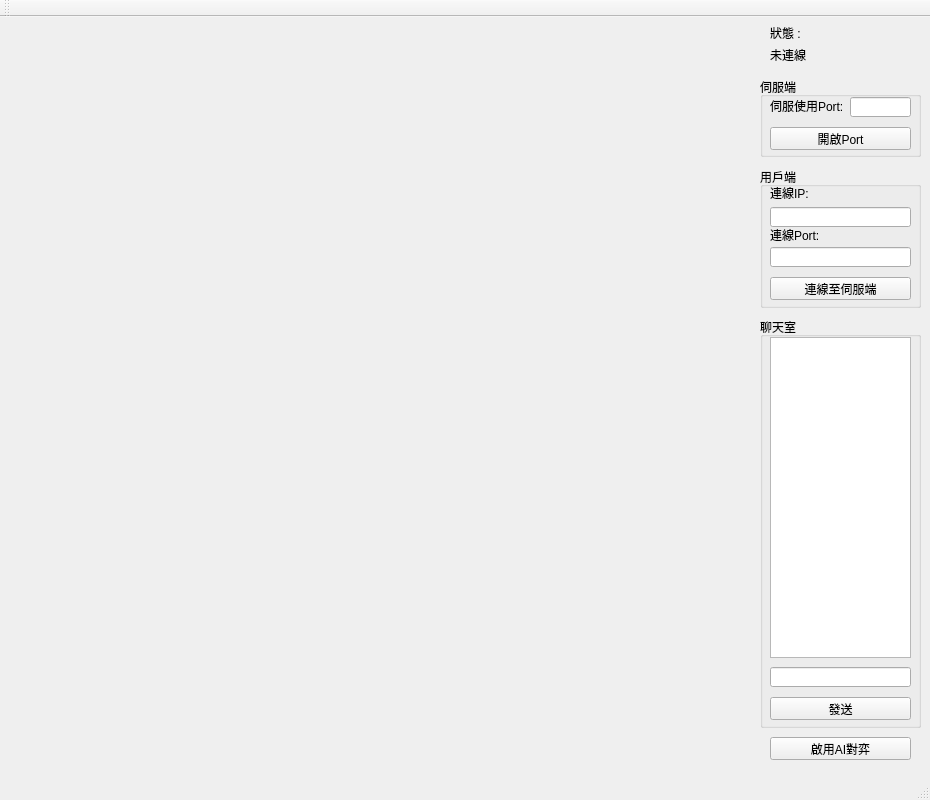
<?xml version="1.0" encoding="UTF-8"?>
<ui version="4.0">
 <class>MainWindow</class>
 <widget class="QMainWindow" name="MainWindow">
  <property name="geometry">
   <rect>
    <x>0</x>
    <y>0</y>
    <width>930</width>
    <height>800</height>
   </rect>
  </property>
  <property name="windowTitle">
   <string>MainWindow</string>
  </property>
  <widget class="QWidget" name="centralWidget">
   <widget class="Board" name="board" native="true">
    <property name="geometry">
     <rect>
      <x>20</x>
      <y>0</y>
      <width>741</width>
      <height>740</height>
     </rect>
    </property>
   </widget>
   <widget class="QLabel" name="label_4">
    <property name="geometry">
     <rect>
      <x>770</x>
      <y>10</y>
      <width>47</width>
      <height>12</height>
     </rect>
    </property>
    <property name="text">
     <string>狀態 : </string>
    </property>
   </widget>
   <widget class="QLabel" name="label_5">
    <property name="geometry">
     <rect>
      <x>770</x>
      <y>30</y>
      <width>141</width>
      <height>16</height>
     </rect>
    </property>
    <property name="text">
     <string>未連線</string>
    </property>
   </widget>
   <widget class="QGroupBox" name="groupBox">
    <property name="geometry">
     <rect>
      <x>760</x>
      <y>60</y>
      <width>161</width>
      <height>80</height>
     </rect>
    </property>
    <property name="title">
     <string>伺服端</string>
    </property>
    <widget class="QLabel" name="label">
     <property name="geometry">
      <rect>
       <x>10</x>
       <y>20</y>
       <width>81</width>
       <height>16</height>
      </rect>
     </property>
     <property name="text">
      <string>&lt;html&gt;&lt;head/&gt;&lt;body&gt;&lt;p&gt;伺服使用Port:&lt;/p&gt;&lt;/body&gt;&lt;/html&gt;</string>
     </property>
    </widget>
    <widget class="QLineEdit" name="lineEdit">
     <property name="geometry">
      <rect>
       <x>90</x>
       <y>20</y>
       <width>61</width>
       <height>20</height>
      </rect>
     </property>
    </widget>
    <widget class="QPushButton" name="pushButton">
     <property name="geometry">
      <rect>
       <x>10</x>
       <y>50</y>
       <width>141</width>
       <height>23</height>
      </rect>
     </property>
     <property name="text">
      <string>開啟Port</string>
     </property>
    </widget>
   </widget>
   <widget class="QGroupBox" name="groupBox_2">
    <property name="geometry">
     <rect>
      <x>760</x>
      <y>150</y>
      <width>161</width>
      <height>141</height>
     </rect>
    </property>
    <property name="title">
     <string>用戶端</string>
    </property>
    <widget class="QLabel" name="label_2">
     <property name="geometry">
      <rect>
       <x>10</x>
       <y>20</y>
       <width>47</width>
       <height>12</height>
      </rect>
     </property>
     <property name="text">
      <string>連線IP:</string>
     </property>
    </widget>
    <widget class="QLineEdit" name="lineEdit_2">
     <property name="geometry">
      <rect>
       <x>10</x>
       <y>40</y>
       <width>141</width>
       <height>20</height>
      </rect>
     </property>
    </widget>
    <widget class="QLabel" name="label_3">
     <property name="geometry">
      <rect>
       <x>10</x>
       <y>60</y>
       <width>61</width>
       <height>16</height>
      </rect>
     </property>
     <property name="text">
      <string>連線Port:</string>
     </property>
    </widget>
    <widget class="QLineEdit" name="lineEdit_3">
     <property name="geometry">
      <rect>
       <x>10</x>
       <y>80</y>
       <width>141</width>
       <height>20</height>
      </rect>
     </property>
    </widget>
    <widget class="QPushButton" name="pushButton_2">
     <property name="geometry">
      <rect>
       <x>10</x>
       <y>110</y>
       <width>141</width>
       <height>23</height>
      </rect>
     </property>
     <property name="text">
      <string>連線至伺服端</string>
     </property>
    </widget>
   </widget>
   <widget class="QGroupBox" name="groupBox_3">
    <property name="geometry">
     <rect>
      <x>760</x>
      <y>300</y>
      <width>161</width>
      <height>411</height>
     </rect>
    </property>
    <property name="title">
     <string>聊天室</string>
    </property>
    <widget class="QTextEdit" name="textEdit">
     <property name="geometry">
      <rect>
       <x>10</x>
       <y>20</y>
       <width>141</width>
       <height>321</height>
      </rect>
     </property>
     <property name="readOnly">
      <bool>true</bool>
     </property>
    </widget>
    <widget class="QLineEdit" name="lineEdit_4">
     <property name="geometry">
      <rect>
       <x>10</x>
       <y>350</y>
       <width>141</width>
       <height>20</height>
      </rect>
     </property>
    </widget>
    <widget class="QPushButton" name="pushButton_3">
     <property name="geometry">
      <rect>
       <x>10</x>
       <y>380</y>
       <width>141</width>
       <height>23</height>
      </rect>
     </property>
     <property name="text">
      <string>發送</string>
     </property>
    </widget>
   </widget>
   <widget class="QPushButton" name="pushButton_4">
    <property name="geometry">
     <rect>
      <x>770</x>
      <y>720</y>
      <width>141</width>
      <height>23</height>
     </rect>
    </property>
    <property name="text">
     <string>啟用AI對弈</string>
    </property>
   </widget>
  </widget>
  <widget class="QMenuBar" name="menuBar">
   <property name="geometry">
    <rect>
     <x>0</x>
     <y>0</y>
     <width>930</width>
     <height>21</height>
    </rect>
   </property>
  </widget>
  <widget class="QToolBar" name="mainToolBar">
   <attribute name="toolBarArea">
    <enum>TopToolBarArea</enum>
   </attribute>
   <attribute name="toolBarBreak">
    <bool>false</bool>
   </attribute>
  </widget>
  <widget class="QStatusBar" name="statusBar"/>
 </widget>
 <layoutdefault spacing="6" margin="11"/>
 <customwidgets>
  <customwidget>
   <class>Board</class>
   <extends>QWidget</extends>
   <header location="global">board.h</header>
   <container>1</container>
  </customwidget>
 </customwidgets>
 <resources/>
 <connections/>
</ui>
